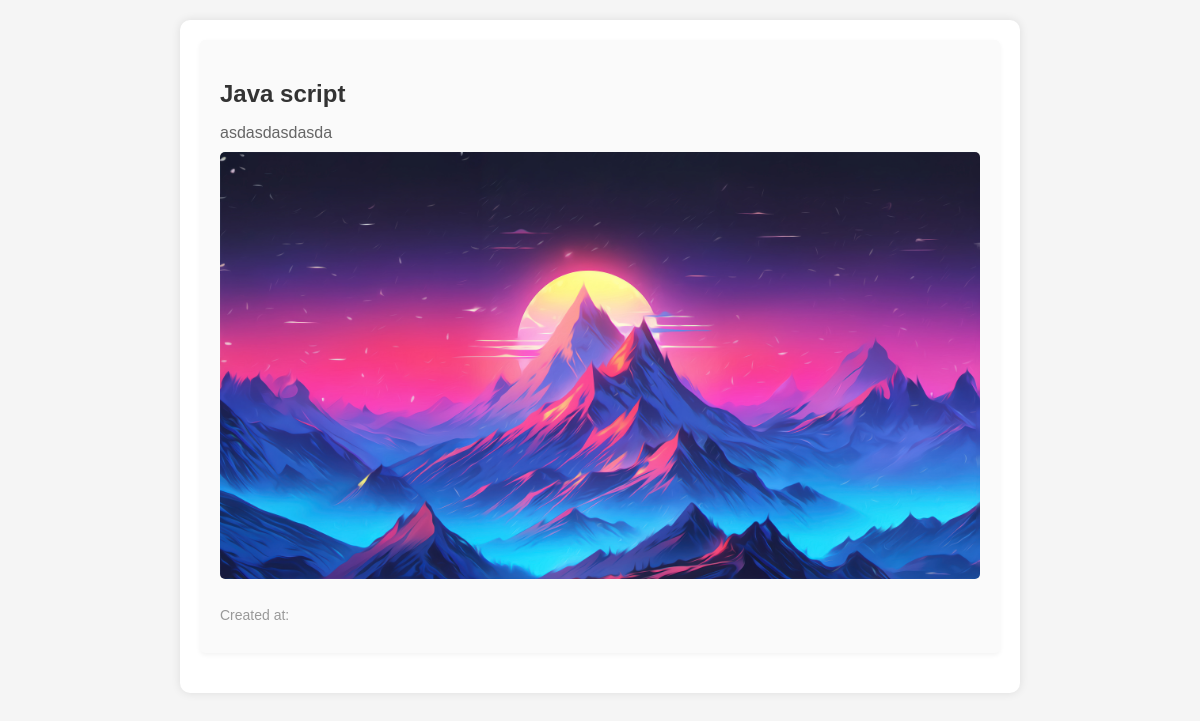
/javasc/, run on the app's committed database.
### djclass_1/models.py (models this page shows, shortened)
class webjavascript(models.Model):
    title_js = models.CharField(max_length=200)
    content_js = models.TextField()
    photo_js =  models.ImageField(upload_to='photos/',null=True,blank=True)
    video_js = models.ImageField(upload_to='videos/',null=True,blank=True)

### djclass_1/views.py (the view)
# urls.py: path('javasc/',web_java_script,name='web_java_script'),
def web_java_script(request):
    web_javascript =  webjavascript.objects.all()
    return render(request,'javascript.html',{'web_javascript':web_javascript})

### djclass_1/templates/javascript.html (shortened to what this page needs)
<!DOCTYPE html>
<html lang="en">
<head>
</head>
<body>
    <div class="container">
        {% for web_javascript in web_javascript %}
            <div class="post">
                <h2>{{ web_javascript.title_js }}</h2>
                <p>{{ web_javascript.content_js }}</p>
                {% if web_javascript.photo_js %}
                    <img src="{{ web_javascript.photo_js.url }}" alt="Photo">
                {% endif %}
                <p class="created-at">Created at: {{ web_javascript.created_at_js }}</p>
            </div>
        {% endfor %}
    </div>
</body>
</html>

### djclass_1/templates/javascript.html (style rules this page uses)
body { font-family: Arial, sans-serif; background-color: #f5f5f5; margin: 0; padding: 0; }
.container { max-width: 800px; margin: 20px auto; padding: 20px; background-color: #fff; border-radius: 10px; box-shadow: 0 0 10px rgba(0, 0, 0, 0.1); }
.post { margin-bottom: 20px; padding: 20px; background-color: #fafafa; border-radius: 5px; box-shadow: 0 2px 5px rgba(0, 0, 0, 0.05); }
.post img { max-width: 100%; height: auto; border-radius: 5px; margin-bottom: 10px; }
.post h2 { color: #333; font-size: 24px; margin-bottom: 10px; }
.post p { color: #666; font-size: 16px; margin-bottom: 10px; }
.post .created-at { color: #999; font-size: 14px; }

### data on the page
webjavascript: title_js "Java script", content_js "asdasdasdasda", photo_js (picture)
